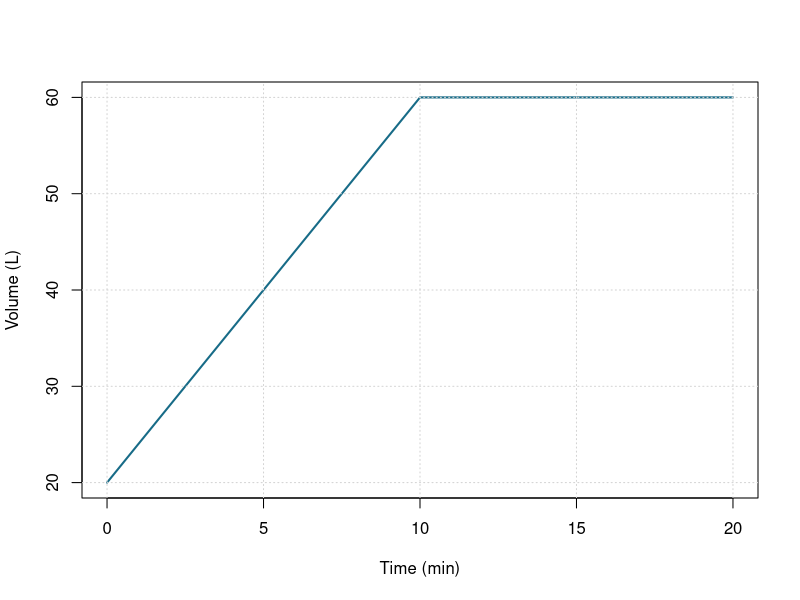

This figure's R source:
# Applied investigation: Water tank monitoring
# 1. Define the input domain and model
x <- seq(0, 20, length.out = 301)
y <- pmin(20+4*x,60)

# 2. Inspect numerical predictions
idx <- unique(round(seq(1, length(x), length.out = 5)))
print(data.frame(input = x[idx], output = y[idx]))

# 3. Visualize the model with labeled axes
plot(x, y, type = "l", lwd = 2, col = "#176B87",
     xlab = "Time (min)", ylab = "Volume (L)")
grid()

# 4. Check the sampled output range
print(range(y))
